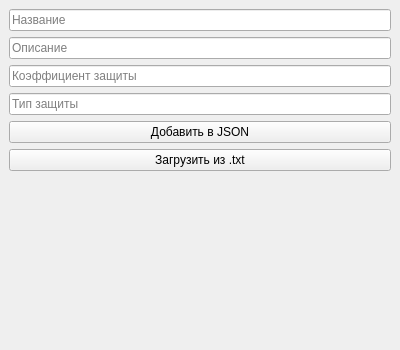
<?xml version="1.0" encoding="UTF-8"?>
<ui version="4.0">
 <class>MainWindow</class>
 <widget class="QMainWindow" name="MainWindow">
  <property name="geometry"><rect><x>0</x><y>0</y><width>400</width><height>350</height></rect></property>
  <widget class="QWidget" name="centralwidget">
   <layout class="QVBoxLayout">
    <item><widget class="QLineEdit" name="line_name"><property name="placeholderText"><string>Название</string></property></widget></item>
    <item><widget class="QLineEdit" name="line_desc"><property name="placeholderText"><string>Описание</string></property></widget></item>
    <item><widget class="QLineEdit" name="line_coef"><property name="placeholderText"><string>Коэффициент защиты</string></property></widget></item>
    <item><widget class="QLineEdit" name="line_type"><property name="placeholderText"><string>Тип защиты</string></property></widget></item>
    <item><widget class="QPushButton" name="btn_add"><property name="text"><string>Добавить в JSON</string></property></widget></item>
    <item><widget class="QPushButton" name="btn_txt"><property name="text"><string>Загрузить из .txt</string></property></widget></item>
    <item><widget class="QLabel" name="label_status"><property name="text"><string/></property></widget></item>
   </layout>
  </widget>
 </widget>
</ui>
